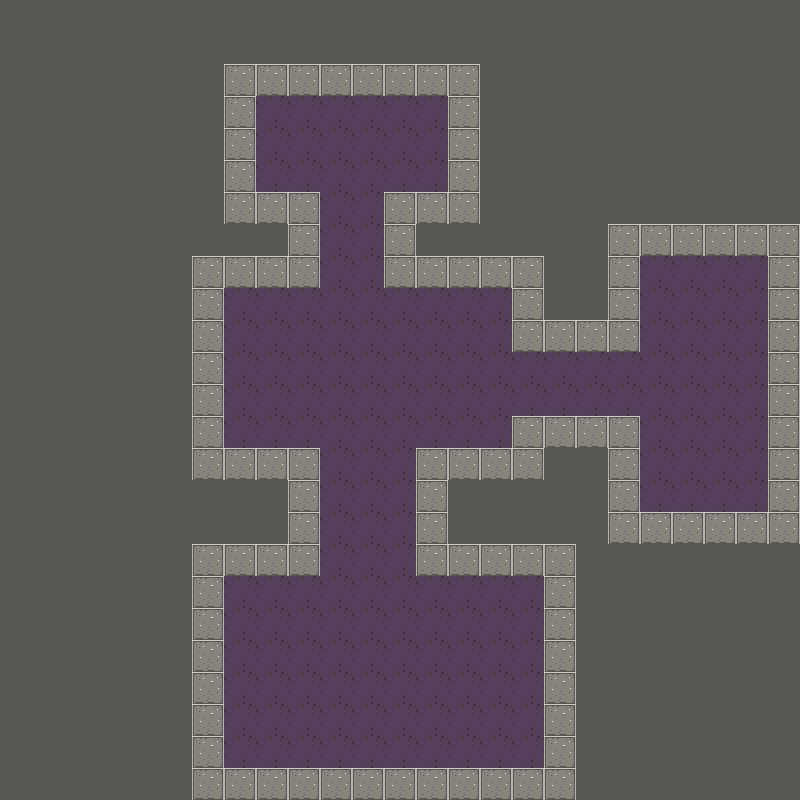

Tiled map render using the project's own tile images. Description and the whole map definition, tile-layer contents included, below:
An orthogonal 25x25 tile map with 32x32 px tiles, 3 tile layers (scene的副本, scene, 图块层 2) and 2 objects (color, player).

<map version="1.2" tiledversion="1.3.4" orientation="orthogonal" renderorder="right-down" width="25" height="25" tilewidth="32" tileheight="32" infinite="0" nextlayerid="5" nextobjectid="8">
 <properties>
  <property name="type" value="我是地图属性" />
 </properties>
 <tileset firstgid="1" source="元气骑士.tsx" />
 <layer id="4" name="scene的副本" width="25" height="25" offsetx="0" offsety="1">
  <properties>
   <property name="type" value="我是图层属性" />
  </properties>
  <data encoding="csv">
6,6,6,6,6,6,6,6,6,6,6,6,6,6,6,6,6,6,6,6,6,6,6,6,6,
6,6,6,6,6,6,6,6,6,6,6,6,6,6,6,6,6,6,6,6,6,6,6,6,6,
6,6,6,6,6,6,6,3,3,3,3,3,3,3,3,6,6,6,6,6,6,6,6,6,6,
6,6,6,6,6,6,6,3,5,5,5,5,5,5,3,6,6,6,6,6,6,6,6,6,6,
6,6,6,6,6,6,6,3,5,5,5,5,5,5,3,6,6,6,6,6,6,6,6,6,6,
6,6,6,6,6,6,6,3,5,5,5,5,5,5,3,6,6,6,6,6,6,6,6,6,6,
6,6,6,6,6,6,6,3,3,3,5,5,3,3,3,6,6,6,6,6,6,6,6,6,6,
6,6,6,6,6,6,6,6,6,3,5,5,3,6,6,6,6,6,6,3,3,3,3,3,3,
6,6,6,6,6,6,3,3,3,3,5,5,3,3,3,3,3,6,6,3,5,5,5,5,3,
6,6,6,6,6,6,3,5,5,5,5,5,5,5,5,5,3,6,6,3,5,5,5,5,3,
6,6,6,6,6,6,3,5,5,5,5,5,5,5,5,5,3,3,3,3,5,5,5,5,3,
6,6,6,6,6,6,3,5,5,5,5,5,5,5,5,5,5,5,5,5,5,5,5,5,3,
6,6,6,6,6,6,3,5,5,5,5,5,5,5,5,5,5,5,5,5,5,5,5,5,3,
6,6,6,6,6,6,3,5,5,5,5,5,5,5,5,5,3,3,3,3,5,5,5,5,3,
6,6,6,6,6,6,3,3,3,3,5,5,5,3,3,3,3,6,6,3,5,5,5,5,3,
6,6,6,6,6,6,6,6,6,3,5,5,5,3,6,6,6,6,6,3,5,5,5,5,3,
6,6,6,6,6,6,6,6,6,3,5,5,5,3,6,6,6,6,6,3,3,3,3,3,3,
6,6,6,6,6,6,3,3,3,3,5,5,5,3,3,3,3,3,6,6,6,6,6,6,6,
6,6,6,6,6,6,3,5,5,5,5,5,5,5,5,5,5,3,6,6,6,6,6,6,6,
6,6,6,6,6,6,3,5,5,5,5,5,5,5,5,5,5,3,6,6,6,6,6,6,6,
6,6,6,6,6,6,3,5,5,5,5,5,5,5,5,5,5,3,6,6,6,6,6,6,6,
6,6,6,6,6,6,3,5,5,5,5,5,5,5,5,5,5,3,6,6,6,6,6,6,6,
6,6,6,6,6,6,3,5,5,5,5,5,5,5,5,5,5,3,6,6,6,6,6,6,6,
6,6,6,6,6,6,3,5,5,5,5,5,5,5,5,5,5,3,6,6,6,6,6,6,6,
6,6,6,6,6,6,3,3,3,3,3,3,3,3,3,3,3,3,6,6,6,6,6,6,6
</data>
 </layer>
 <layer id="1" name="scene" width="25" height="25">
  <properties>
   <property name="type" value="我是图层属性" />
  </properties>
  <data encoding="csv">
6,6,6,6,6,6,6,6,6,6,6,6,6,6,6,6,6,6,6,6,6,6,6,6,6,
6,6,6,6,6,6,6,6,6,6,6,6,6,6,6,6,6,6,6,6,6,6,6,6,6,
6,6,6,6,6,6,6,1,1,1,1,1,1,1,1,6,6,6,6,6,6,6,6,6,6,
6,6,6,6,6,6,6,1,5,5,5,5,5,5,1,6,6,6,6,6,6,6,6,6,6,
6,6,6,6,6,6,6,1,5,5,5,5,5,5,1,6,6,6,6,6,6,6,6,6,6,
6,6,6,6,6,6,6,1,5,5,5,5,5,5,1,6,6,6,6,6,6,6,6,6,6,
6,6,6,6,6,6,6,1,1,1,5,5,1,1,1,6,6,6,6,6,6,6,6,6,6,
6,6,6,6,6,6,6,6,6,1,5,5,1,6,6,6,6,6,6,1,1,1,1,1,1,
6,6,6,6,6,6,1,1,1,1,5,5,1,1,1,1,1,6,6,1,5,5,5,5,1,
6,6,6,6,6,6,1,5,5,5,5,5,5,5,5,5,1,6,6,1,5,5,5,5,1,
6,6,6,6,6,6,1,5,5,5,5,5,5,5,5,5,1,1,1,1,5,5,5,5,1,
6,6,6,6,6,6,1,5,5,5,5,5,5,5,5,5,5,5,5,5,5,5,5,5,1,
6,6,6,6,6,6,1,5,5,5,5,5,5,5,5,5,5,5,5,5,5,5,5,5,1,
6,6,6,6,6,6,1,5,5,5,5,5,5,5,5,5,1,1,1,1,5,5,5,5,1,
6,6,6,6,6,6,1,1,1,1,5,5,5,1,1,1,1,6,6,1,5,5,5,5,1,
6,6,6,6,6,6,6,6,6,1,5,5,5,1,6,6,6,6,6,1,5,5,5,5,1,
6,6,6,6,6,6,6,6,6,1,5,5,5,1,6,6,6,6,6,1,1,1,1,1,1,
6,6,6,6,6,6,1,1,1,1,5,5,5,1,1,1,1,1,6,6,6,6,6,6,6,
6,6,6,6,6,6,1,5,5,5,5,5,5,5,5,5,5,1,6,6,6,6,6,6,6,
6,6,6,6,6,6,1,5,5,5,5,5,5,5,5,5,5,1,6,6,6,6,6,6,6,
6,6,6,6,6,6,1,5,5,5,5,5,5,5,5,5,5,1,6,6,6,6,6,6,6,
6,6,6,6,6,6,1,5,5,5,5,5,5,5,5,5,5,1,6,6,6,6,6,6,6,
6,6,6,6,6,6,1,5,5,5,5,5,5,5,5,5,5,1,6,6,6,6,6,6,6,
6,6,6,6,6,6,1,5,5,5,5,5,5,5,5,5,5,1,6,6,6,6,6,6,6,
6,6,6,6,6,6,1,1,1,1,1,1,1,1,1,1,1,1,6,6,6,6,6,6,6
</data>
 </layer>
 <objectgroup id="3" name="object">
  <object id="2" name="color" x="332.996" y="621.457" width="97.166" height="86.0324" />
  <object id="5" name="player" x="354.251" y="349.19" width="35.4251" height="37.4494">
   <properties>
    <property name="type" value="我是对象属性" />
   </properties>
   <ellipse />
  </object>
 </objectgroup>
 <layer id="2" name="图块层 2" width="25" height="25">
  <data encoding="csv">
0,0,0,0,0,0,0,0,0,0,0,0,0,0,0,0,0,0,0,0,0,0,0,0,0,
0,0,0,0,0,0,0,0,0,0,0,0,0,0,0,0,0,0,0,0,0,0,0,0,0,
0,0,0,0,0,0,0,0,0,0,0,0,0,0,0,0,0,0,0,0,0,0,0,0,0,
0,0,0,0,0,0,0,0,0,0,0,0,0,0,0,0,0,0,0,0,0,0,0,0,0,
0,0,0,0,0,0,0,0,0,0,0,0,0,0,0,0,0,0,0,0,0,0,0,0,0,
0,0,0,0,0,0,0,0,0,0,0,0,0,0,0,0,0,0,0,0,0,0,0,0,0,
0,0,0,0,0,0,0,0,0,0,0,0,0,0,0,0,0,0,0,0,0,0,0,0,0,
0,0,0,0,0,0,0,0,0,0,0,0,0,0,0,0,0,0,0,0,0,0,0,0,0,
0,0,0,0,0,0,0,0,0,0,0,0,0,0,0,0,0,0,0,0,0,0,0,0,0,
0,0,0,0,0,0,0,0,0,0,0,0,0,0,0,0,0,0,0,0,0,0,0,0,0,
0,0,0,0,0,0,0,0,0,0,0,0,0,0,0,0,0,0,0,0,0,0,0,0,0,
0,0,0,0,0,0,0,0,0,0,0,0,0,0,0,0,0,0,0,0,0,0,0,0,0,
0,0,0,0,0,0,0,0,0,0,0,0,0,0,0,0,0,0,0,0,0,0,0,0,0,
0,0,0,0,0,0,0,0,0,0,0,0,0,0,0,0,0,0,0,0,0,0,0,0,0,
0,0,0,0,0,0,0,0,0,0,0,0,0,0,0,0,0,0,0,0,0,0,0,0,0,
0,0,0,0,0,0,0,0,0,0,0,0,0,0,0,0,0,0,0,0,0,0,0,0,0,
0,0,0,0,0,0,0,0,0,0,0,0,0,0,0,0,0,0,0,0,0,0,0,0,0,
0,0,0,0,0,0,0,0,0,0,0,0,0,0,0,0,0,0,0,0,0,0,0,0,0,
0,0,0,0,0,0,0,0,0,0,0,0,0,0,0,0,0,0,0,0,0,0,0,0,0,
0,0,0,0,0,0,0,0,0,0,0,0,0,0,0,0,0,0,0,0,0,0,0,0,0,
0,0,0,0,0,0,0,0,0,0,0,0,0,0,0,0,0,0,0,0,0,0,0,0,0,
0,0,0,0,0,0,0,0,0,0,0,0,0,0,0,0,0,0,0,0,0,0,0,0,0,
0,0,0,0,0,0,0,0,0,0,0,0,0,0,0,0,0,0,0,0,0,0,0,0,0,
0,0,0,0,0,0,0,0,0,0,0,0,0,0,0,0,0,0,0,0,0,0,0,0,0,
0,0,0,0,0,0,0,0,0,0,0,0,0,0,0,0,0,0,0,0,0,0,0,0,0
</data>
 </layer>
</map>
